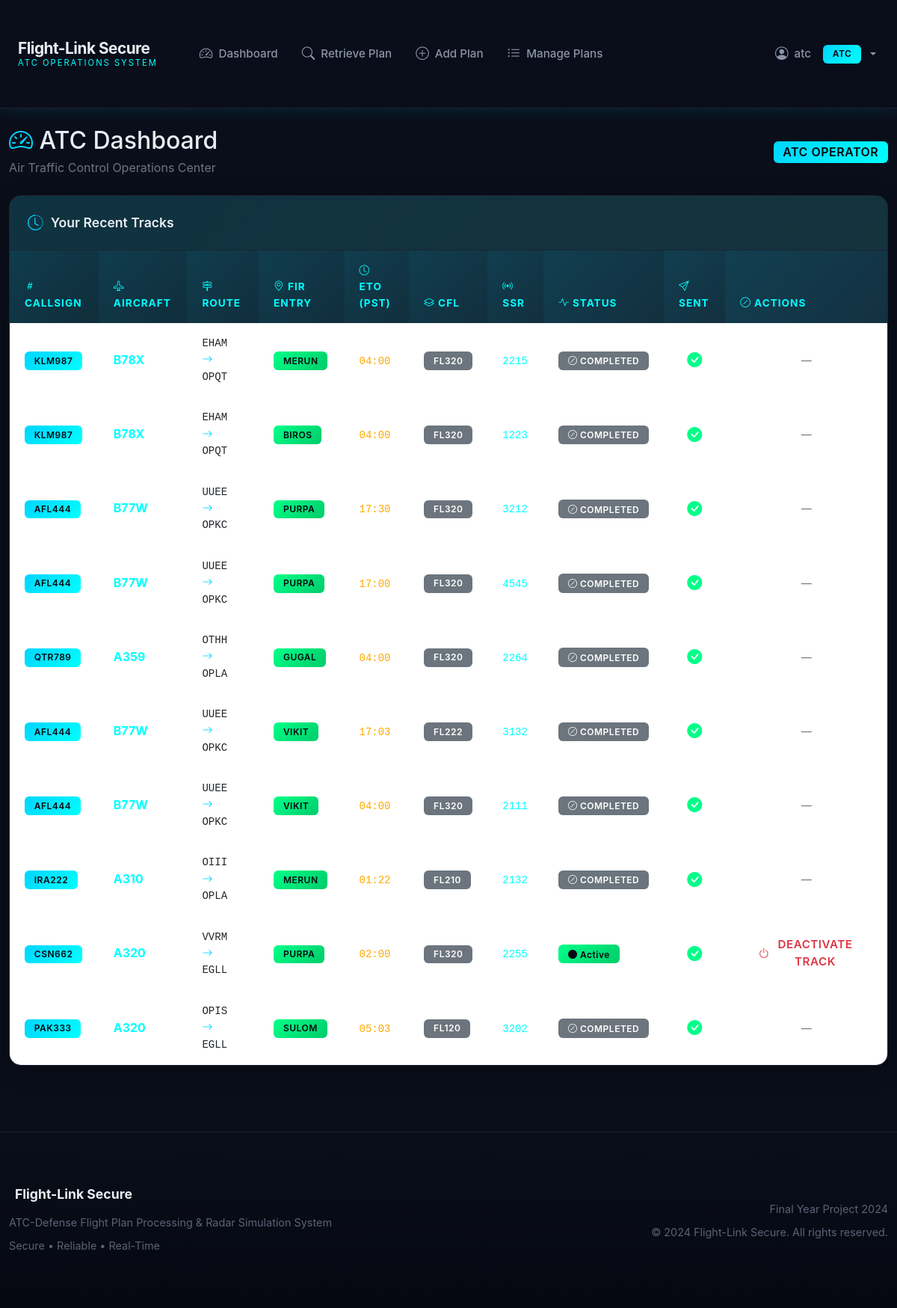
/atc/dashboard (signed in), run on the app's committed database.
### app/models/__init__.py (models this page shows, shortened)
class User(db.Model):
    __tablename__ = 'users'
    id = db.Column(db.Integer, primary_key=True)
    username = db.Column(db.String(80), unique=True, nullable=False)
    password_hash = db.Column(db.String(256), nullable=False)
    role = db.Column(db.String(20), nullable=False)  # admin, atc, defense
    last_login_ip = db.Column(db.String(45), nullable=True)
    last_login_time = db.Column(db.DateTime, nullable=True)
    is_active = db.Column(db.Boolean, default=True)
    created_at = db.Column(db.DateTime, default=datetime.utcnow)
    @property
    def is_authenticated(self):
        return True
    def is_admin(self):
        return self.role == 'admin'
    def is_atc(self):
        return self.role == 'atc'

class TrackData(db.Model):
    __tablename__ = 'track_data'
    id = db.Column(db.Integer, primary_key=True)
    flight_plan_id = db.Column(db.Integer, db.ForeignKey('flight_plans.id'), nullable=False)
    callsign = db.Column(db.String(20), nullable=False, index=True)
    aircraft_type = db.Column(db.String(10), nullable=False)
    departure = db.Column(db.String(4), nullable=False)
    destination = db.Column(db.String(4), nullable=False)
    fir_entry = db.Column(db.String(10), nullable=False)
    speed = db.Column(db.String(10), nullable=False)
    route = db.Column(db.Text, nullable=True)
    eto_utc = db.Column(db.String(4), nullable=False)
    eto_pst = db.Column(db.String(4), nullable=False)
    cfl = db.Column(db.String(3), nullable=False)
    ssr = db.Column(db.String(4), nullable=False)
    status = db.Column(db.String(20), default='active')
    sent_to_defense = db.Column(db.Boolean, default=False)
    sent_at = db.Column(db.DateTime, nullable=True)
    created_by = db.Column(db.Integer, db.ForeignKey('users.id'), nullable=False)
    created_at = db.Column(db.DateTime, default=datetime.utcnow)
    completed_at = db.Column(db.DateTime, nullable=True)
    last_simulated_at = db.Column(db.DateTime, nullable=True)
    current_position = db.Column(db.Text, nullable=True)

### app/routes/atc.py (the view)
@bp.route('/atc/dashboard')
@login_required
@atc_required
def atc_dashboard():
    recent_tracks = TrackData.query.filter_by(created_by=current_user.id).order_by(
        TrackData.created_at.desc()
    ).limit(10).all()
    return render_template('atc/dashboard.html', recent_tracks=recent_tracks)

### templates/atc/dashboard.html (shortened to what this page needs)
{% extends "base.html" %}
{% block content %}
<div class="container-fluid py-4">
    <div class="d-flex justify-content-between align-items-center mb-4">
        <div>
            <h2 class="mb-1"><i class="bi bi-speedometer2 text-radar-blue"></i> ATC Dashboard</h2>
            <p class="text-secondary mb-0">Air Traffic Control Operations Center</p>
        </div>
        <span class="badge badge-role-atc fs-6">ATC OPERATOR</span>
    </div>
    <div class="card">
        <div class="card-header">
            <i class="bi bi-clock-history"></i> Your Recent Tracks
        </div>
        <div class="card-body p-0">
            <div class="table-responsive">
                <table class="table table-hover mb-0">
                    <thead>
                        <tr>
                            <th><i class="bi bi-hash"></i> Callsign</th>
                            <th><i class="bi bi-airplane"></i> Aircraft</th>
                            <th><i class="bi bi-signpost-2"></i> Route</th>
                            <th><i class="bi bi-geo-alt"></i> FIR Entry</th>
                            <th><i class="bi bi-clock"></i> ETO (PST)</th>
                            <th><i class="bi bi-layers"></i> CFL</th>
                            <th><i class="bi bi-broadcast"></i> SSR</th>
                            <th><i class="bi bi-activity"></i> Status</th>
                            <th><i class="bi bi-send"></i> Sent</th>
                            <th><i class="bi bi-slash-circle"></i> Actions</th>
                        </tr>
                    </thead>
                    <tbody>
                        {% for track in recent_tracks %}
                        <tr style="cursor: pointer;" onclick="viewFlightPlan('{{ track.callsign }}')" title="Click to view flight plan for {{ track.callsign }}">
                            <td><span class="badge badge-primary">{{ track.callsign }}</span></td>
                            <td><strong class="text-radar-cyan">{{ track.aircraft_type }}</strong></td>
                            <td class="font-monospace small">{{ track.departure }} <i class="bi bi-arrow-right text-radar-blue"></i> {{ track.destination }}</td>
                            <td><span class="badge badge-success">{{ track.fir_entry }}</span></td>
                            <td><code class="text-radar-amber">{{ track.eto_pst[:2] }}:{{ track.eto_pst[2:] }}</code></td>
                            <td><span class="badge bg-secondary">FL{{ track.cfl }}</span></td>
                            <td><code class="text-radar-cyan">{{ track.ssr }}</code></td>
                            <td>
                                {% if track.status == 'active' %}
                                    <span class="badge badge-success"><i class="bi bi-circle-fill"></i> Active</span>
                                {% else %}
                                    <span class="badge bg-secondary"><i class="bi bi-slash-circle"></i> {{ (track.status or 'inactive')|upper }}</span>
                                {% endif %}
                            </td>
                            <td class="text-center">
                                {% if track.sent_to_defense %}
                                    <i class="bi bi-check-circle-fill text-radar-green fs-5"></i>
                                {% else %}
                                    <i class="bi bi-x-circle-fill text-radar-amber fs-5"></i>
                                {% endif %}
                            </td>
                            <td class="text-center" onclick="event.stopPropagation();">
                                {% if track.status == 'active' %}
                                <button type="button"
                                        class="btn btn-sm btn-outline-danger btn-deactivate-track"
                                        data-track-id="{{ track.id }}"
                                        data-callsign="{{ track.callsign }}">
                                    <i class="bi bi-power"></i> Deactivate Track
                                </button>
                                {% else %}
                                <span class="text-secondary small">—</span>
                                {% endif %}
                            </td>
                        </tr>
                        {% endfor %}
                    </tbody>
                </table>
            </div>
        </div>
    </div>
</div>
{% endblock %}

### templates/base.html (shortened to what this page needs)
<!DOCTYPE html>
<html lang="en">
<head>
    <link href="https://cdn.jsdelivr.net/npm/bootstrap@5.3.0/dist/css/bootstrap.min.css" rel="stylesheet">
    <link rel="stylesheet" href="https://cdn.jsdelivr.net/npm/bootstrap-icons@1.10.0/font/bootstrap-icons.css">
</head>
<body>
    {% if current_user.is_authenticated %}
    <nav class="navbar navbar-expand-lg navbar-dark">
        <div class="container-fluid">
            <a class="navbar-brand" href="{{ url_for('auth.index') }}">
                <div class="brand-text">
                    <span class="main-title">Flight-Link Secure</span>
                    <span class="sub-title">ATC Operations System</span>
                </div>
            </a>
            <div class="collapse navbar-collapse" id="navbarNav">
                <ul class="navbar-nav me-auto ms-4">
                    {% if current_user.is_admin() %}
                    <li class="nav-item">
                        <a class="nav-link" href="{{ url_for('admin.admin_dashboard') }}">
                            <i class="bi bi-speedometer2"></i> Dashboard
                        </a>
                    </li>
                    <li class="nav-item">
                        <a class="nav-link" href="{{ url_for('admin.admin_users') }}">
                            <i class="bi bi-people"></i> Users
                        </a>
                    </li>
                    <li class="nav-item">
                        <a class="nav-link" href="{{ url_for('admin.admin_flight_plans') }}">
                            <i class="bi bi-file-earmark-text"></i> Flight Plans
                        </a>
                    </li>
                    <li class="nav-item">
                        <a class="nav-link" href="{{ url_for('admin.admin_track_data') }}">
                            <i class="bi bi-geo-alt-fill"></i> Track Data
                        </a>
                    </li>
                    <li class="nav-item">
                        <a class="nav-link" href="{{ url_for('admin.admin_logs') }}">
                            <i class="bi bi-journal-text"></i> System Logs
                        </a>
                    </li>
                    {% elif current_user.is_atc() %}
                    <li class="nav-item">
                        <a class="nav-link" href="{{ url_for('atc.atc_dashboard') }}">
                            <i class="bi bi-speedometer2"></i> Dashboard
                        </a>
                    </li>
                    <li class="nav-item">
                        <a class="nav-link" href="{{ url_for('atc.atc_flight_plan') }}">
                            <i class="bi bi-search"></i> Retrieve Plan
                        </a>
                    </li>
                    <li class="nav-item">
                        <a class="nav-link" href="{{ url_for('atc.atc_add_flight_plan') }}">
                            <i class="bi bi-plus-circle"></i> Add Plan
                        </a>
                    </li>
                    <li class="nav-item">
                        <a class="nav-link" href="{{ url_for('atc.atc_manage_flight_plans') }}">
                            <i class="bi bi-list-ul"></i> Manage Plans
                        </a>
                    </li>
                    {% endif %}
                </ul>
                <ul class="navbar-nav">
                    <li class="nav-item dropdown">
                        <a class="nav-link dropdown-toggle" href="#" id="userDropdown" role="button" data-bs-toggle="dropdown">
                            <i class="bi bi-person-circle"></i> {{ current_user.username }}
                            <span class="badge badge-role-{{ current_user.role }} ms-2">{{ current_user.role.upper() }}</span>
                        </a>
                    </li>
                </ul>
            </div>
        </div>
    </nav>
    {% endif %}
    <main>
        {% block content %}{% endblock %}
    </main>
    {% if current_user.is_authenticated %}
    <footer class="footer">
        <div class="container-fluid">
            <div class="row align-items-center">
                <div class="col-md-6">
                    <h5> Flight-Link Secure</h5>
                    <p>ATC-Defense Flight Plan Processing & Radar Simulation System</p>
                    <p class="mb-0">Secure • Reliable • Real-Time</p>
                </div>
                <div class="col-md-6 text-md-end">
                    <p>Final Year Project 2024</p>
                    <p class="mb-0">&copy; 2024 Flight-Link Secure. All rights reserved.</p>
                </div>
            </div>
        </div>
    </footer>
    {% endif %}
</body>
</html>

### data on the page
User: username "atc", role "ATC"
TrackData: callsign "KLM987", aircraft_type "B78X", departure "EHAM", destination "OPQT", fir_entry "MERUN", eto_pst "04", eto_pst "00", cfl "320", ssr "2215", status "COMPLETED", sent_to_defense True (drawn)
TrackData: callsign "KLM987", aircraft_type "B78X", departure "EHAM", destination "OPQT", fir_entry "BIROS", eto_pst "04", eto_pst "00", cfl "320", ssr "1223", status "COMPLETED", sent_to_defense True (drawn)
TrackData: callsign "AFL444", aircraft_type "B77W", departure "UUEE", destination "OPKC", fir_entry "PURPA", eto_pst "17", eto_pst "30", cfl "320", ssr "3212", status "COMPLETED", sent_to_defense True (drawn)
TrackData: callsign "AFL444", aircraft_type "B77W", departure "UUEE", destination "OPKC", fir_entry "PURPA", eto_pst "17", eto_pst "00", cfl "320", ssr "4545", status "COMPLETED", sent_to_defense True (drawn)
TrackData: callsign "QTR789", aircraft_type "A359", departure "OTHH", destination "OPLA", fir_entry "GUGAL", eto_pst "04", eto_pst "00", cfl "320", ssr "2264", status "COMPLETED", sent_to_defense True (drawn)
TrackData: callsign "AFL444", aircraft_type "B77W", departure "UUEE", destination "OPKC", fir_entry "VIKIT", eto_pst "17", eto_pst "03", cfl "222", ssr "3132", status "COMPLETED", sent_to_defense True (drawn)
TrackData: callsign "AFL444", aircraft_type "B77W", departure "UUEE", destination "OPKC", fir_entry "VIKIT", eto_pst "04", eto_pst "00", cfl "320", ssr "2111", status "COMPLETED", sent_to_defense True (drawn)
TrackData: callsign "IRA222", aircraft_type "A310", departure "OIII", destination "OPLA", fir_entry "MERUN", eto_pst "01", eto_pst "22", cfl "210", ssr "2132", status "COMPLETED", sent_to_defense True (drawn)
TrackData: callsign "CSN662", aircraft_type "A320", departure "VVRM", destination "EGLL", fir_entry "PURPA", eto_pst "02", eto_pst "00", cfl "320", ssr "2255", status "active" (drawn), sent_to_defense True (drawn)
TrackData: callsign "PAK333", aircraft_type "A320", departure "OPIS", destination "EGLL", fir_entry "SULOM", eto_pst "05", eto_pst "03", cfl "120", ssr "3202", status "COMPLETED", sent_to_defense True (drawn)
